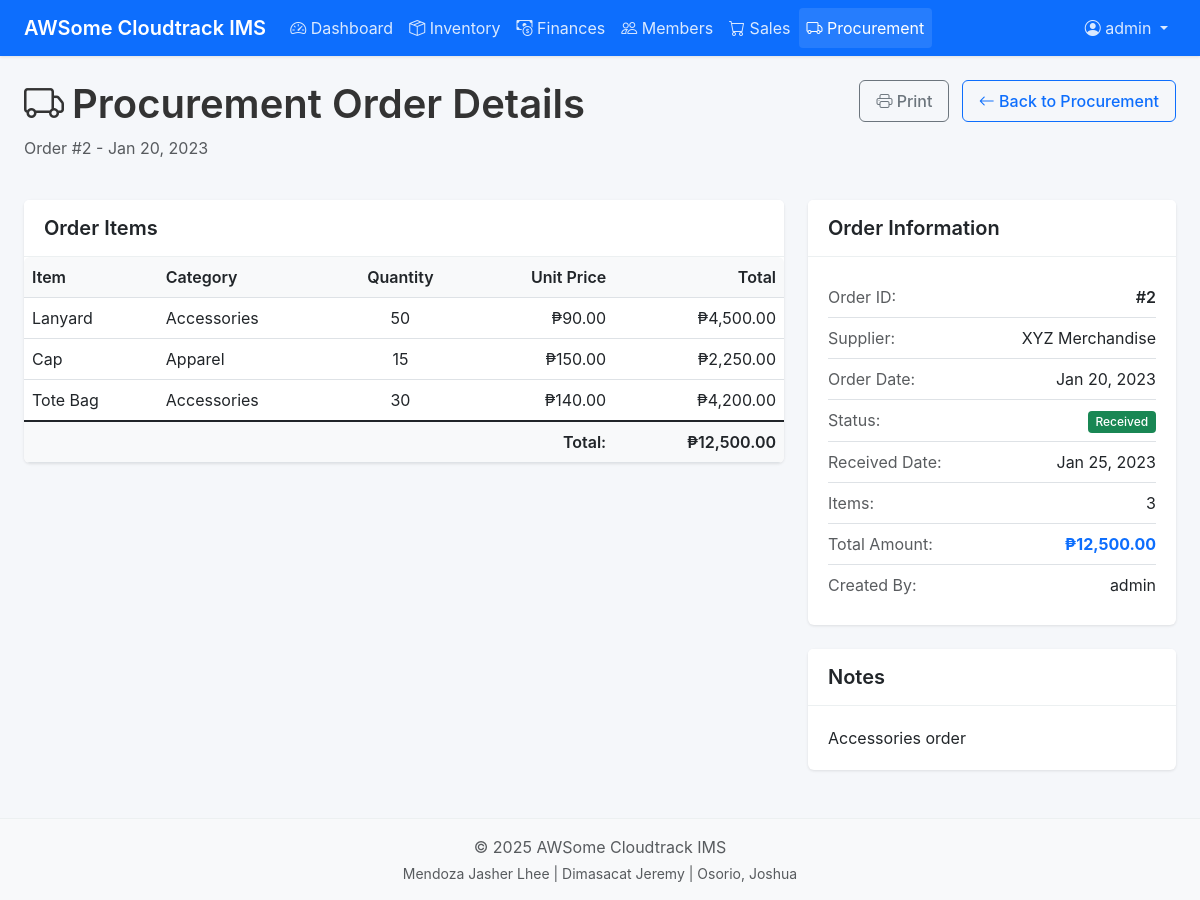
The page /procurement/view-order.php?id=2 (signed in) on the database its author committed.
### tables this page shows
CREATE TABLE procurement_orders (
    id INT AUTO_INCREMENT PRIMARY KEY,
    supplier VARCHAR(100) NOT NULL,
    order_date TIMESTAMP NOT NULL DEFAULT CURRENT_TIMESTAMP,
    item_count INT NOT NULL,
    total_amount DECIMAL(10, 2) NOT NULL,
    status ENUM('pending', 'received', 'cancelled') NOT NULL DEFAULT 'pending',
    received_date TIMESTAMP NULL,
    notes TEXT,
    created_by INT,
    created_at TIMESTAMP DEFAULT CURRENT_TIMESTAMP,
    FOREIGN KEY (created_by) REFERENCES users(id) ON DELETE SET NULL
);

CREATE TABLE procurement_items (
    id INT AUTO_INCREMENT PRIMARY KEY,
    order_id INT NOT NULL,
    item_id INT NOT NULL,
    quantity INT NOT NULL,
    unit_price DECIMAL(10, 2) NOT NULL,
    total_price DECIMAL(10, 2) NOT NULL,
    FOREIGN KEY (order_id) REFERENCES procurement_orders(id) ON DELETE CASCADE,
    FOREIGN KEY (item_id) REFERENCES inventory_items(id) ON DELETE CASCADE
);

CREATE TABLE inventory_items (
    id INT AUTO_INCREMENT PRIMARY KEY,
    name VARCHAR(100) NOT NULL,
    category VARCHAR(50) NOT NULL,
    description TEXT,
    quantity INT NOT NULL DEFAULT 0,
    unit_price DECIMAL(10, 2) NOT NULL,
    reorder_level INT NOT NULL DEFAULT 5,
    created_at TIMESTAMP DEFAULT CURRENT_TIMESTAMP,
    updated_at TIMESTAMP DEFAULT CURRENT_TIMESTAMP ON UPDATE CURRENT_TIMESTAMP
);

CREATE TABLE users (
    id INT AUTO_INCREMENT PRIMARY KEY,
    username VARCHAR(50) NOT NULL UNIQUE,
    password VARCHAR(255) NOT NULL,
    email VARCHAR(100) NOT NULL,
    role ENUM('admin', 'manager', 'staff') NOT NULL DEFAULT 'staff',
    created_at TIMESTAMP DEFAULT CURRENT_TIMESTAMP,
    last_login TIMESTAMP NULL
);

### includes/functions.php (called while the page is built)
<?php
$base_url = '/awsomecloudtrack';
if (!function_exists('url')) {
    function url($path = '') {
        global $base_url;
        return $base_url . '/' . ltrim($path, '/');
    }
}

### procurement/view-order.php (the view, shortened to what this page needs)
<?php
include '../includes/db_connect.php';
include '../includes/header.php';
$id = $_GET['id'];
$query = "SELECT p.*, u.username as created_by_name
          FROM procurement_orders p
          LEFT JOIN users u ON p.created_by = u.id
          WHERE p.id = ?";
$stmt = $conn->prepare($query);
$stmt->bind_param("i", $id);
$stmt->execute();
$result = $stmt->get_result();
$order = $result->fetch_assoc();
$items_query = "SELECT pi.*, i.name as item_name, i.category as item_category
               FROM procurement_items pi
               JOIN inventory_items i ON pi.item_id = i.id
               WHERE pi.order_id = ?";
$stmt = $conn->prepare($items_query);
$stmt->bind_param("i", $id);
$stmt->execute();
$items_result = $stmt->get_result();
?>
<div class="row mb-4">
    <div class="col-md-6">
        <h1><i class="bi bi-truck me-2"></i>Procurement Order Details</h1>
        <p class="text-muted">Order #<?php echo $order['id']; ?> - <?php echo date('M d, Y', strtotime($order['order_date'])); ?></p>
    </div>
    <div class="col-md-6 text-end">
        <button type="button" class="btn btn-outline-secondary btn-print">
            <i class="bi bi-printer"></i> Print
        </button>
        <a href="<?php echo url('procurement/index.php'); ?>" class="btn btn-outline-primary ms-2">
            <i class="bi bi-arrow-left"></i> Back to Procurement
        </a>
    </div>
</div>
<div class="row">
    <div class="col-md-8">
        <div class="card mb-4">
            <div class="card-header bg-white">
                <h5 class="mb-0">Order Items</h5>
            </div>
            <div class="card-body p-0">
                <div class="table-responsive">
                    <table class="table table-hover mb-0">
                        <thead>
                            <tr>
                                <th>Item</th>
                                <th>Category</th>
                                <th class="text-center">Quantity</th>
                                <th class="text-end">Unit Price</th>
                                <th class="text-end">Total</th>
                            </tr>
                        </thead>
                        <tbody>
                            <?php if ($items_result && $items_result->num_rows > 0): ?>
                                <?php while($item = $items_result->fetch_assoc()): ?>
                                    <tr>
                                        <td><?php echo $item['item_name']; ?></td>
                                        <td><?php echo $item['item_category']; ?></td>
                                        <td class="text-center"><?php echo $item['quantity']; ?></td>
                                        <td class="text-end">₱<?php echo number_format($item['unit_price'], 2); ?></td>
                                        <td class="text-end">₱<?php echo number_format($item['total_price'], 2); ?></td>
                                    </tr>
                                <?php endwhile; ?>
                            <?php else: ?>
                                <tr>
                                    <td colspan="5" class="text-center">No items found</td>
                                </tr>
                            <?php endif; ?>
                        </tbody>
                        <tfoot class="table-group-divider">
                            <tr>
                                <th colspan="4" class="text-end">Total:</th>
                                <th class="text-end">₱<?php echo number_format($order['total_amount'], 2); ?></th>
                            </tr>
                        </tfoot>
                    </table>
                </div>
            </div>
        </div>
    </div>
    <div class="col-md-4">
        <div class="card mb-4">
            <div class="card-header bg-white">
                <h5 class="mb-0">Order Information</h5>
            </div>
            <div class="card-body">
                <ul class="list-group list-group-flush">
                    <li class="list-group-item d-flex justify-content-between px-0">
                        <span class="text-muted">Order ID:</span>
                        <span class="fw-semibold">#<?php echo $order['id']; ?></span>
                    </li>
                    <li class="list-group-item d-flex justify-content-between px-0">
                        <span class="text-muted">Supplier:</span>
                        <span><?php echo $order['supplier']; ?></span>
                    </li>
                    <li class="list-group-item d-flex justify-content-between px-0">
                        <span class="text-muted">Order Date:</span>
                        <span><?php echo date('M d, Y', strtotime($order['order_date'])); ?></span>
                    </li>
                    <li class="list-group-item d-flex justify-content-between px-0">
                        <span class="text-muted">Status:</span>
                        <span>
                            <?php if($order['status'] == 'pending'): ?>
                                <span class="badge bg-warning">Pending</span>
                            <?php elseif($order['status'] == 'received'): ?>
                                <span class="badge bg-success">Received</span>
                            <?php else: ?>
                                <span class="badge bg-secondary">Cancelled</span>
                            <?php endif; ?>
                        </span>
                    </li>
                    <?php if($order['status'] == 'received'): ?>
                        <li class="list-group-item d-flex justify-content-between px-0">
                            <span class="text-muted">Received Date:</span>
                            <span><?php echo date('M d, Y', strtotime($order['received_date'])); ?></span>
                        </li>
                    <?php endif; ?>
                    <li class="list-group-item d-flex justify-content-between px-0">
                        <span class="text-muted">Items:</span>
                        <span><?php echo $order['item_count']; ?></span>
                    </li>
                    <li class="list-group-item d-flex justify-content-between px-0">
                        <span class="text-muted">Total Amount:</span>
                        <span class="fw-bold text-primary">₱<?php echo number_format($order['total_amount'], 2); ?></span>
                    </li>
                    <li class="list-group-item d-flex justify-content-between px-0">
                        <span class="text-muted">Created By:</span>
                        <span><?php echo $order['created_by_name']; ?></span>
                    </li>
                </ul>
            </div>
        </div>
        <?php if($order['notes']): ?>
            <div class="card">
                <div class="card-header bg-white">
                    <h5 class="mb-0">Notes</h5>
                </div>
                <div class="card-body">
                    <p class="mb-0"><?php echo nl2br($order['notes']); ?></p>
                </div>
            </div>
        <?php endif; ?>
    </div>
</div>
<?php include '../includes/footer.php'; ?>

### assets/css/style.css (style rules this page uses)
:root { --primary: #2c3e50; --secondary: #34495e; --success: #27ae60; --danger: #e74c3c; --warning: #f39c12; --info: #3498db; --light: #f8f9fa; --dark: #212529; --gray: #6c757d; --gray-light: #ecf0f1; --body-bg: #f5f7fa; }
body { font-family: -apple-system, BlinkMacSystemFont, "Segoe UI", Roboto, Oxygen, Ubuntu, Cantarell, "Open Sans", "Helvetica Neue", sans-serif; background-color: var(--body-bg); color: #333; line-height: 1.5; }
h1, h2, h3, h4, h5, h6 { font-weight: 600; margin-bottom: 0.5rem; }
.card { border: none; border-radius: 0.375rem; box-shadow: 0 1px 3px rgba(0, 0, 0, 0.1); margin-bottom: 1.5rem; }
.card-header { background-color: #fff; border-bottom: 1px solid var(--gray-light); padding: 1rem 1.25rem; font-weight: 600; }
.card-body { padding: 1.25rem; }
.table { margin-bottom: 0; }
.table th { font-weight: 600; background-color: #f8f9fa; border-top: none; }
.table-responsive { border-radius: 0.375rem; overflow: hidden; }
.badge { font-weight: 500; padding: 0.4em 0.65em; border-radius: 0.25rem; }
.btn { padding: 0.5rem 1rem; border-radius: 0.375rem; font-weight: 500; }

### rows shown on the page
procurement_orders: id "2", order_date "Jan 20, 2023", total_amount "12,500.00", supplier "XYZ Merchandise", received_date "Jan 25, 2023", item_count "3", created_by.username "admin", notes "Accessories order"
procurement_items: item.name "Lanyard", item.category "Accessories", quantity "50", unit_price "90.00", total_price "4,500.00"
procurement_items: item.name "Cap", item.category "Apparel", quantity "15", unit_price "150.00", total_price "2,250.00"
procurement_items: item.name "Tote Bag", item.category "Accessories", quantity "30", unit_price "140.00", total_price "4,200.00"

### other values the page prints
$_SESSION['username'] "admin"
